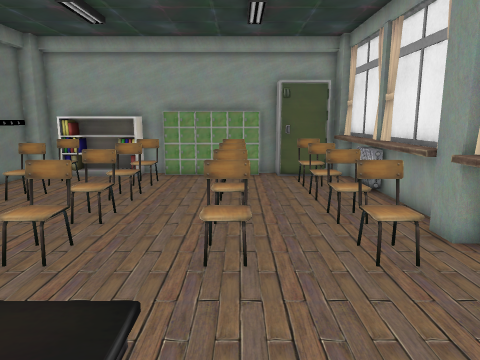
[1] (above)

13 first-person views from a walk through a scene from a Unity 3-D project. The camera is 1.4 m above the floor, tilts 10° down and sees 70° across. The floor is counted in squares, 0.5 m on a side. Each view is taken from the middle of a square. On the plan, view 1 faces up. The plan holds only what a view shows up to about 20 squares ahead; the rest is blank. The place goes on beyond the plan. The player character is not drawn.

[2]
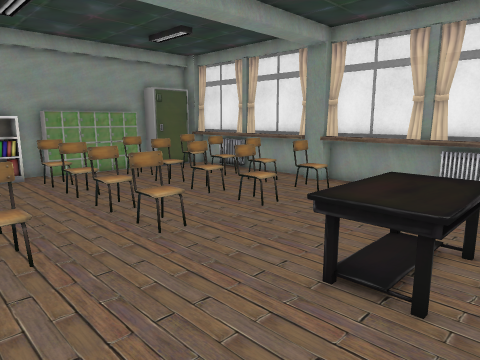

[3]
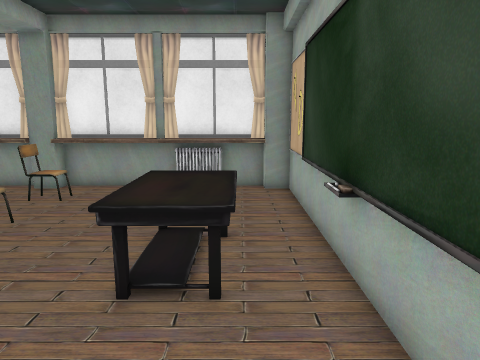

[4]
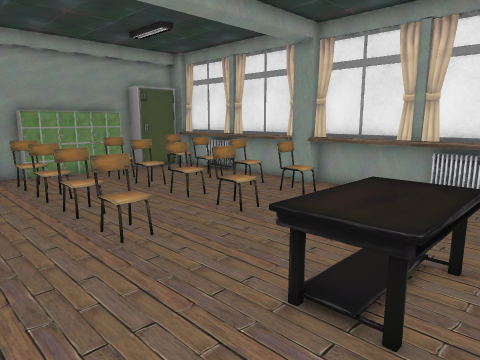

[5]
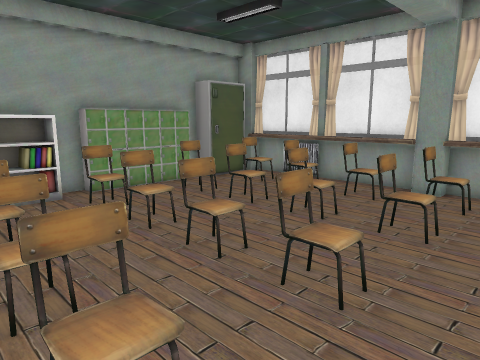

[6]
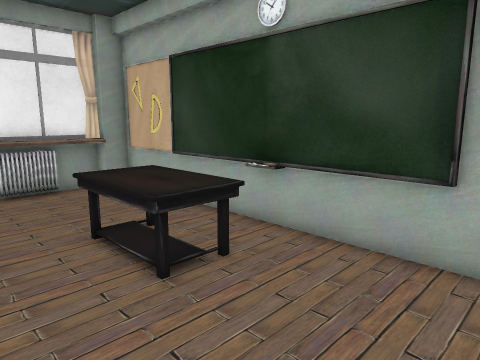

[7]
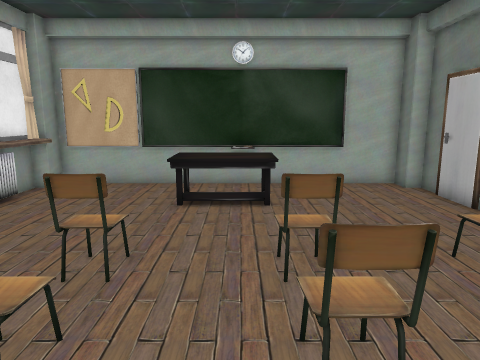

[8]
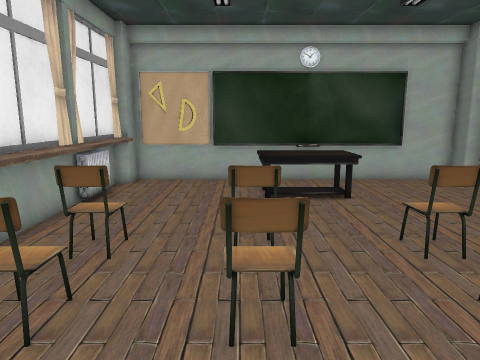

[9]
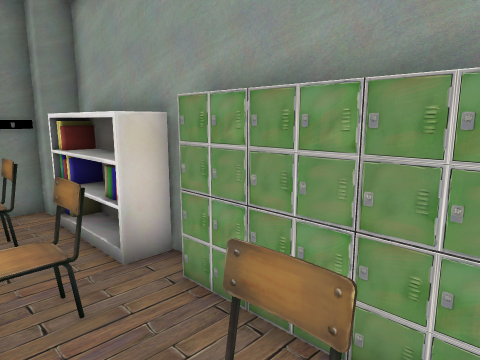

[10]
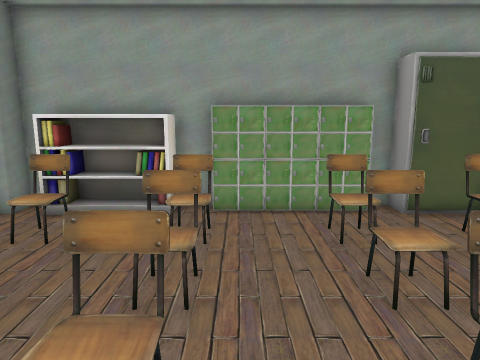

[11]
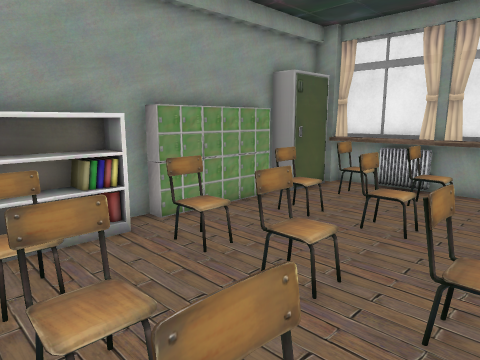

[12]
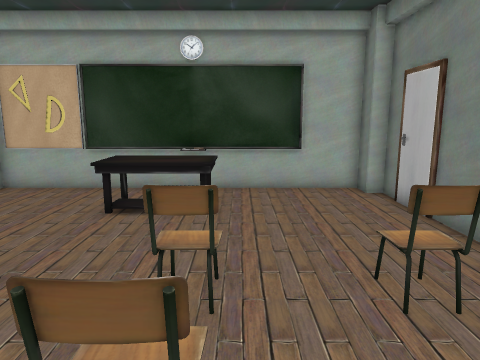

[13]
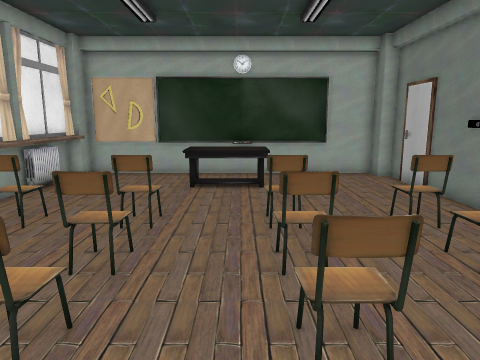

### Floor plan
Key: @ floor where view 1 was taken; # wall or solid block; x gap in a wall; . floor; ^ raised ledge; O other object.
Columns run from 10 left of view 1 to 5 right of it. Each row starts with its distance up from view 1.
 18 ##^^^^##
 17 #^^^^^#########
 16 #.OO.OO..OO...#
 15 #.O...O...O..O#
 14  ............. #
 13  .O..OO..OO..O #
 12  .O...O...O..O.#
 11   .............#
 10   OO.OO..OO..Ox#
  9  ..............#
  8  ..............#
  7  .OO.OO..OO..O.#
  6  ..............#
  5 #..............#
  4 ...............#
  3 ...............#
  2 #.....OOOO.....#
  1 #.....OOOO.....#
  0 #.....OOOO@....#
 -1 #......x.......#
 -2 ################

Where each view was taken, in squares from view 1:
view 1: 0 up, 0 right, facing up
view 2: 1 down, 9 left, facing up-right
view 3: 0 up, 9 left, facing right
view 4: 1 down, 8 left, facing up-right
view 5: 4 up, 9 left, facing up-right
view 6: 5 up, 9 left, facing down-right
view 7: 13 up, 3 left, facing down
view 8: 14 up, 0 right, facing down
view 9: 14 up, 1 right, facing up-left
view 10: 7 up, 3 left, facing up
view 11: 9 up, 9 left, facing up-right
view 12: 12 up, 5 left, facing down
view 13: 16 up, 3 left, facing down
